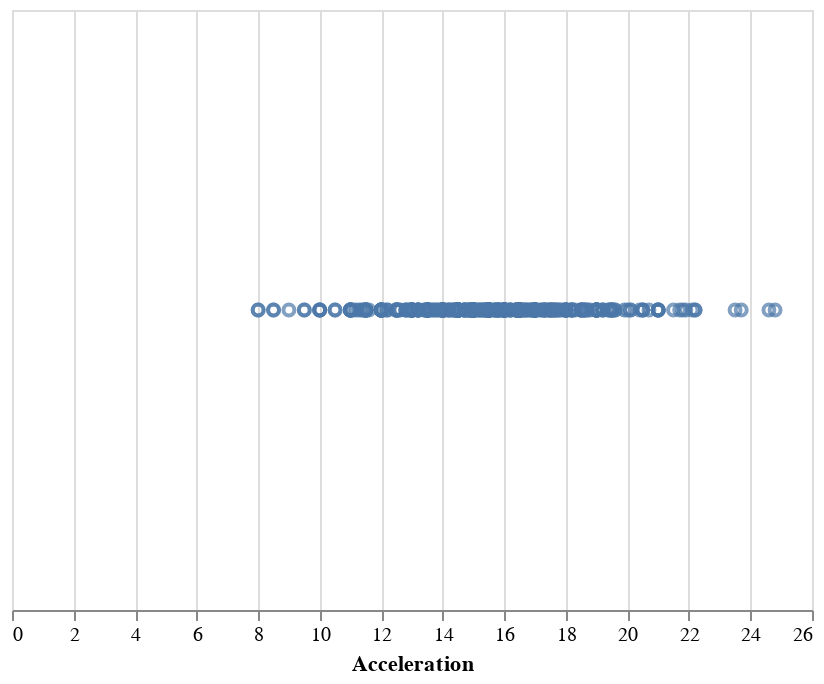

Notebook code cell kept with this figure:
### Markdown cell above
So you just see one *point*. But actually this is not a single point. This is every row of the dataset represented as a point at the same location. Because there is no specification about where to put the points, it simply draws everything on top of each other. Let's specify how to spread them across the horizontal axis.

### Code cell
alt.Chart(cars).mark_point().encode(
    x='Acceleration',
)

### Figure 1 — Vega-Lite specification as saved in the notebook (floating-point values rounded to 4 significant figures; data arrays with more than 128 entries replaced by an {"elided": "..."} marker saying what was removed)
{"$schema": "https://vega.github.io/schema/vega-lite/v2.6.0.json", "config": {"view": {"height": 300, "width": 400}}, "data": {"name": "data-f02450ab61490a1363517a0190416235"}, "datasets": {"data-f02450ab61490a1363517a0190416235": {"elided": "406 records"}}, "encoding": {"x": {"field": "Acceleration", "type": "quantitative"}}, "mark": "point"}
